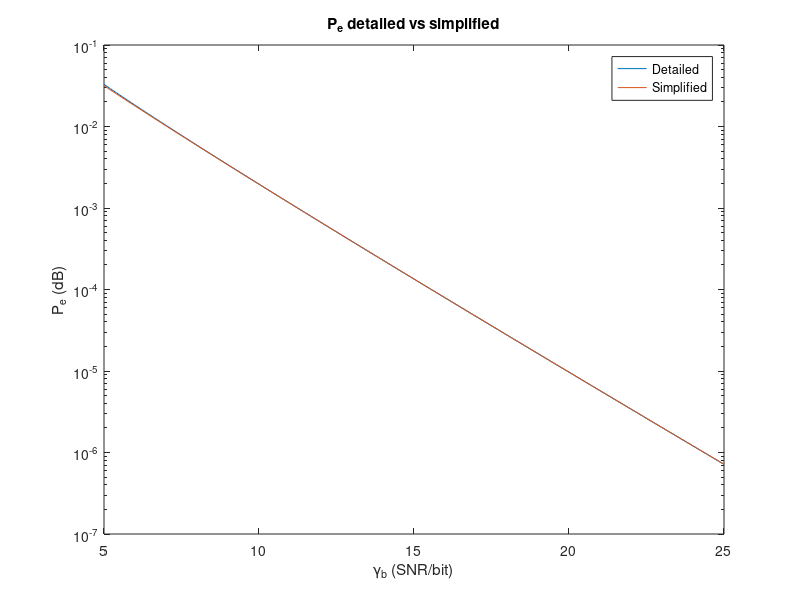

Write the MATLAB code that produced this figure.
%Camille Chow
%ECE300 PSET3
%11/21/17

%% Question 1 part c
gamma1 = (qfuncinv(1e-5))^2;
gamma2 = (qfuncinv(1e-5))^2/(1 - .2);

%% Question 2 part d
a = [2.5 1.5 1 1 .5 .5];
b = [1 2 4 5 9 10];
Pe = @(gamma) sum(a.*qfunc(sqrt(b.*gamma)));
Pe_est = @(gamma) sum(a(1)*qfunc(sqrt(b(1)*gamma)));
gamma = linspace(5,25);
%% part e
P1 = arrayfun(Pe,gamma);
P2 = arrayfun(Pe_est,gamma);
figure
semilogy(gamma, P1, gamma, P2)
legend('Detailed','Simplified')
title('P_e detailed vs simplified')
xlabel('\gamma_b (SNR/bit)')
ylabel('P_e (dB)')
%% part f
N = 1e6;
symbols = [1+j 1-j -1+j -1-j 3+j 3-j -3+j -3-j]; %let epsilon0 = 1
s = datasample(symbols,N);
gam1 = 11; %yields Pe approximately equal to 1e-3
gam2 = 20; %yields Pe approximately equal to 1e-5
stddev1 = sqrt(1/gam1);
stddev2 = sqrt(1/gam2);
%add AWGN
rec1 = s + stddev1*randn(1,N) + stddev1*randn(1,N)*j;
rec2 = s + stddev2*randn(1,N) + stddev2*randn(1,N)*j;
%make decision
A = repmat(symbols,N,1);
B1 = repmat(rec1.',1,size(symbols,2));
B2 = repmat(rec2.',1,size(symbols,2));
C1 = B1 - A;
C1 = abs(C1).^2;
C2 = B2 - A;
C2 = abs(C2).^2;
[~,i1] = min(C1,[],2);
[~,i2] = min(C2,[],2);
%probability of error
p1 = s - symbols(i1);
p2 = s - symbols(i2);
Perror1 = length(find(p1))/N;
Perror2 = length(find(p2))/N;
